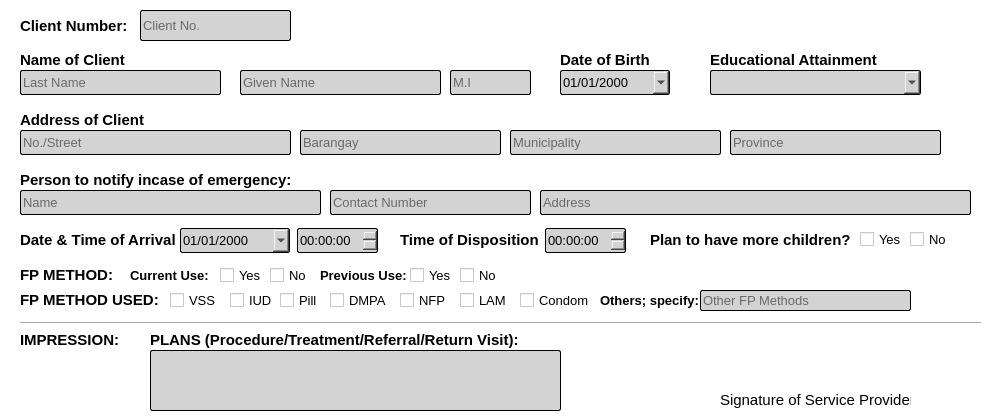
     <widget class="QWidget" name="personalInfo">
      <property name="styleSheet">
       <string notr="true">background-color: white;</string>
      </property>
      <widget class="QLineEdit" name="clientNumMSR">
       <property name="geometry">
        <rect>
         <x>140</x>
         <y>10</y>
         <width>151</width>
         <height>31</height>
        </rect>
       </property>
       <property name="font">
        <font>
         <family>Arial</family>
         <pointsize>10</pointsize>
         <weight>50</weight>
         <bold>false</bold>
        </font>
       </property>
       <property name="styleSheet">
        <string notr="true">background-color: lightgray;
border: 1px solid black;
border-radius: 2px;
</string>
       </property>
       <property name="placeholderText">
        <string>Client No.</string>
       </property>
      </widget>
      <widget class="QLabel" name="label_34">
       <property name="geometry">
        <rect>
         <x>20</x>
         <y>50</y>
         <width>121</width>
         <height>20</height>
        </rect>
       </property>
       <property name="font">
        <font>
         <family>Arial</family>
         <pointsize>11</pointsize>
         <weight>75</weight>
         <bold>true</bold>
        </font>
       </property>
       <property name="text">
        <string>Name of Client</string>
       </property>
      </widget>
      <widget class="QLineEdit" name="clientLName">
       <property name="geometry">
        <rect>
         <x>20</x>
         <y>70</y>
         <width>201</width>
         <height>25</height>
        </rect>
       </property>
       <property name="font">
        <font>
         <family>Arial</family>
         <pointsize>10</pointsize>
         <weight>50</weight>
         <bold>false</bold>
        </font>
       </property>
       <property name="styleSheet">
        <string notr="true">background-color: lightgray;
border: 1px solid black;
border-radius: 2px;
</string>
       </property>
       <property name="placeholderText">
        <string>Last Name</string>
       </property>
      </widget>
      <widget class="QLineEdit" name="clientFname">
       <property name="geometry">
        <rect>
         <x>240</x>
         <y>70</y>
         <width>201</width>
         <height>25</height>
        </rect>
       </property>
       <property name="font">
        <font>
         <family>Arial</family>
         <pointsize>10</pointsize>
         <weight>50</weight>
         <bold>false</bold>
        </font>
       </property>
       <property name="styleSheet">
        <string notr="true">background-color: lightgray;
border: 1px solid black;
border-radius: 2px;
</string>
       </property>
       <property name="placeholderText">
        <string>Given Name</string>
       </property>
      </widget>
      <widget class="QLineEdit" name="clientMidI">
       <property name="geometry">
        <rect>
         <x>450</x>
         <y>70</y>
         <width>81</width>
         <height>25</height>
        </rect>
       </property>
       <property name="font">
        <font>
         <family>Arial</family>
         <pointsize>10</pointsize>
         <weight>50</weight>
         <bold>false</bold>
        </font>
       </property>
       <property name="styleSheet">
        <string notr="true">background-color: lightgray;
border: 1px solid black;
border-radius: 2px;
</string>
       </property>
       <property name="placeholderText">
        <string>M.I</string>
       </property>
      </widget>
      <widget class="QLabel" name="label_35">
       <property name="geometry">
        <rect>
         <x>20</x>
         <y>110</y>
         <width>141</width>
         <height>20</height>
        </rect>
       </property>
       <property name="font">
        <font>
         <family>Arial</family>
         <pointsize>11</pointsize>
         <weight>75</weight>
         <bold>true</bold>
        </font>
       </property>
       <property name="text">
        <string>Address of Client</string>
       </property>
      </widget>
      <widget class="QLineEdit" name="clientNSAdd">
       <property name="geometry">
        <rect>
         <x>20</x>
         <y>130</y>
         <width>271</width>
         <height>25</height>
        </rect>
       </property>
       <property name="font">
        <font>
         <family>Arial</family>
         <pointsize>10</pointsize>
         <weight>50</weight>
         <bold>false</bold>
        </font>
       </property>
       <property name="styleSheet">
        <string notr="true">background-color: lightgray;
border: 1px solid black;
border-radius: 2px;
</string>
       </property>
       <property name="placeholderText">
        <string>No./Street</string>
       </property>
      </widget>
      <widget class="QLineEdit" name="clientBarAdd">
       <property name="geometry">
        <rect>
         <x>300</x>
         <y>130</y>
         <width>201</width>
         <height>25</height>
        </rect>
       </property>
       <property name="font">
        <font>
         <family>Arial</family>
         <pointsize>10</pointsize>
         <weight>50</weight>
         <bold>false</bold>
        </font>
       </property>
       <property name="styleSheet">
        <string notr="true">background-color: lightgray;
border: 1px solid black;
border-radius: 2px;
</string>
       </property>
       <property name="placeholderText">
        <string>Barangay</string>
       </property>
      </widget>
      <widget class="QLineEdit" name="clientMuniAdd">
       <property name="geometry">
        <rect>
         <x>510</x>
         <y>130</y>
         <width>211</width>
         <height>25</height>
        </rect>
       </property>
       <property name="font">
        <font>
         <family>Arial</family>
         <pointsize>10</pointsize>
         <weight>50</weight>
         <bold>false</bold>
        </font>
       </property>
       <property name="styleSheet">
        <string notr="true">background-color: lightgray;
border: 1px solid black;
border-radius: 2px;
</string>
       </property>
       <property name="placeholderText">
        <string>Municipality</string>
       </property>
      </widget>
      <widget class="QLineEdit" name="clientProvAdd">
       <property name="geometry">
        <rect>
         <x>730</x>
         <y>130</y>
         <width>211</width>
         <height>25</height>
        </rect>
       </property>
       <property name="font">
        <font>
         <family>Arial</family>
         <pointsize>10</pointsize>
         <weight>50</weight>
         <bold>false</bold>
        </font>
       </property>
       <property name="styleSheet">
        <string notr="true">background-color: lightgray;
border: 1px solid black;
border-radius: 2px;
</string>
       </property>
       <property name="placeholderText">
        <string>Province</string>
       </property>
      </widget>
      <widget class="QLabel" name="label_36">
       <property name="geometry">
        <rect>
         <x>710</x>
         <y>50</y>
         <width>181</width>
         <height>20</height>
        </rect>
       </property>
       <property name="font">
        <font>
         <family>Arial</family>
         <pointsize>11</pointsize>
         <weight>75</weight>
         <bold>true</bold>
        </font>
       </property>
       <property name="text">
        <string>Educational Attainment</string>
       </property>
      </widget>
      <widget class="QLabel" name="label_37">
       <property name="geometry">
        <rect>
         <x>560</x>
         <y>50</y>
         <width>91</width>
         <height>20</height>
        </rect>
       </property>
       <property name="font">
        <font>
         <family>Arial</family>
         <pointsize>11</pointsize>
         <weight>75</weight>
         <bold>true</bold>
        </font>
       </property>
       <property name="text">
        <string>Date of Birth</string>
       </property>
      </widget>
      <widget class="QLabel" name="label_38">
       <property name="geometry">
        <rect>
         <x>20</x>
         <y>170</y>
         <width>291</width>
         <height>20</height>
        </rect>
       </property>
       <property name="font">
        <font>
         <family>Arial</family>
         <pointsize>11</pointsize>
         <weight>75</weight>
         <bold>true</bold>
        </font>
       </property>
       <property name="text">
        <string>Person to notify incase of emergency:</string>
       </property>
      </widget>
      <widget class="QComboBox" name="clientEduAtt">
       <property name="geometry">
        <rect>
         <x>710</x>
         <y>70</y>
         <width>211</width>
         <height>25</height>
        </rect>
       </property>
       <property name="font">
        <font>
         <family>Arial</family>
         <pointsize>10</pointsize>
        </font>
       </property>
       <property name="styleSheet">
        <string notr="true">background-color: lightgray;
border: 1px solid black;
border-radius: 2px;
</string>
       </property>
       <item>
        <property name="text">
         <string/>
        </property>
       </item>
       <item>
        <property name="text">
         <string>Elementary Graduate</string>
        </property>
       </item>
       <item>
        <property name="text">
         <string>Highschool Graduate</string>
        </property>
       </item>
       <item>
        <property name="text">
         <string>Associate's Degree</string>
        </property>
       </item>
       <item>
        <property name="text">
         <string>Bachelor's Degree</string>
        </property>
       </item>
       <item>
        <property name="text">
         <string>Master's Degree</string>
        </property>
       </item>
       <item>
        <property name="text">
         <string>Doctorate</string>
        </property>
       </item>
      </widget>
      <widget class="QLineEdit" name="PNEName">
       <property name="geometry">
        <rect>
         <x>20</x>
         <y>190</y>
         <width>301</width>
         <height>25</height>
        </rect>
       </property>
       <property name="font">
        <font>
         <family>Arial</family>
         <pointsize>10</pointsize>
         <weight>50</weight>
         <bold>false</bold>
        </font>
       </property>
       <property name="styleSheet">
        <string notr="true">background-color: lightgray;
border: 1px solid black;
border-radius: 2px;
</string>
       </property>
       <property name="placeholderText">
        <string>Name</string>
       </property>
      </widget>
      <widget class="QLineEdit" name="PNEContact">
       <property name="geometry">
        <rect>
         <x>330</x>
         <y>190</y>
         <width>201</width>
         <height>25</height>
        </rect>
       </property>
       <property name="font">
        <font>
         <family>Arial</family>
         <pointsize>10</pointsize>
         <weight>50</weight>
         <bold>false</bold>
        </font>
       </property>
       <property name="styleSheet">
        <string notr="true">background-color: lightgray;
border: 1px solid black;
border-radius: 2px;
</string>
       </property>
       <property name="placeholderText">
        <string>Contact Number</string>
       </property>
      </widget>
      <widget class="QLineEdit" name="PNEAdd">
       <property name="geometry">
        <rect>
         <x>540</x>
         <y>190</y>
         <width>431</width>
         <height>25</height>
        </rect>
       </property>
       <property name="font">
        <font>
         <family>Arial</family>
         <pointsize>10</pointsize>
         <weight>50</weight>
         <bold>false</bold>
        </font>
       </property>
       <property name="styleSheet">
        <string notr="true">background-color: lightgray;
border: 1px solid black;
border-radius: 2px;
</string>
       </property>
       <property name="placeholderText">
        <string>Address</string>
       </property>
      </widget>
      <widget class="QLabel" name="label_39">
       <property name="geometry">
        <rect>
         <x>20</x>
         <y>230</y>
         <width>171</width>
         <height>20</height>
        </rect>
       </property>
       <property name="font">
        <font>
         <family>Arial</family>
         <pointsize>11</pointsize>
         <weight>75</weight>
         <bold>true</bold>
        </font>
       </property>
       <property name="text">
        <string>Date &amp; Time of Arrival</string>
       </property>
      </widget>
      <widget class="QDateEdit" name="clientDateArrival">
       <property name="geometry">
        <rect>
         <x>180</x>
         <y>228</y>
         <width>110</width>
         <height>25</height>
        </rect>
       </property>
       <property name="font">
        <font>
         <family>Arial</family>
         <pointsize>10</pointsize>
        </font>
       </property>
       <property name="styleSheet">
        <string notr="true">background-color: lightgray;
border: 1px solid black;
border-radius: 2px;
color: black;</string>
       </property>
       <property name="displayFormat">
        <string>MM/dd/yyyy</string>
       </property>
       <property name="calendarPopup">
        <bool>true</bool>
       </property>
      </widget>
      <widget class="QDateEdit" name="clientDOB">
       <property name="geometry">
        <rect>
         <x>560</x>
         <y>70</y>
         <width>110</width>
         <height>25</height>
        </rect>
       </property>
       <property name="font">
        <font>
         <family>Arial</family>
         <pointsize>10</pointsize>
        </font>
       </property>
       <property name="styleSheet">
        <string notr="true">background-color: lightgray;
border: 1px solid black;
border-radius: 2px;
color: black;</string>
       </property>
       <property name="displayFormat">
        <string>MM/dd/yyyy</string>
       </property>
       <property name="calendarPopup">
        <bool>true</bool>
       </property>
      </widget>
      <widget class="QTimeEdit" name="clientTimeArrival">
       <property name="geometry">
        <rect>
         <x>297</x>
         <y>228</y>
         <width>81</width>
         <height>25</height>
        </rect>
       </property>
       <property name="font">
        <font>
         <family>Arial</family>
         <pointsize>10</pointsize>
        </font>
       </property>
       <property name="styleSheet">
        <string notr="true">background-color: lightgray;
border: 1px solid black;
border-radius: 2px;
</string>
       </property>
      </widget>
      <widget class="QLabel" name="label_40">
       <property name="geometry">
        <rect>
         <x>400</x>
         <y>230</y>
         <width>141</width>
         <height>20</height>
        </rect>
       </property>
       <property name="font">
        <font>
         <family>Arial</family>
         <pointsize>11</pointsize>
         <weight>75</weight>
         <bold>true</bold>
        </font>
       </property>
       <property name="text">
        <string>Time of Disposition</string>
       </property>
      </widget>
      <widget class="QTimeEdit" name="clientTimeDis">
       <property name="geometry">
        <rect>
         <x>545</x>
         <y>228</y>
         <width>81</width>
         <height>25</height>
        </rect>
       </property>
       <property name="font">
        <font>
         <family>Arial</family>
         <pointsize>10</pointsize>
        </font>
       </property>
       <property name="styleSheet">
        <string notr="true">background-color: lightgray;
border: 1px solid black;
border-radius: 2px;
</string>
       </property>
       <property name="calendarPopup">
        <bool>false</bool>
       </property>
      </widget>
      <widget class="QLabel" name="label_41">
       <property name="geometry">
        <rect>
         <x>650</x>
         <y>230</y>
         <width>201</width>
         <height>20</height>
        </rect>
       </property>
       <property name="font">
        <font>
         <family>Arial</family>
         <pointsize>11</pointsize>
         <weight>75</weight>
         <bold>true</bold>
        </font>
       </property>
       <property name="text">
        <string>Plan to have more children?</string>
       </property>
      </widget>
      <widget class="QCheckBox" name="planMoreKidYes">
       <property name="geometry">
        <rect>
         <x>860</x>
         <y>231</y>
         <width>51</width>
         <height>17</height>
        </rect>
       </property>
       <property name="font">
        <font>
         <family>Arial</family>
         <pointsize>10</pointsize>
        </font>
       </property>
       <property name="text">
        <string>Yes</string>
       </property>
      </widget>
      <widget class="QCheckBox" name="planMoreKidNo">
       <property name="geometry">
        <rect>
         <x>910</x>
         <y>231</y>
         <width>51</width>
         <height>17</height>
        </rect>
       </property>
       <property name="font">
        <font>
         <family>Arial</family>
         <pointsize>10</pointsize>
        </font>
       </property>
       <property name="text">
        <string>No</string>
       </property>
      </widget>
      <widget class="QLabel" name="label_42">
       <property name="geometry">
        <rect>
         <x>20</x>
         <y>265</y>
         <width>101</width>
         <height>20</height>
        </rect>
       </property>
       <property name="font">
        <font>
         <family>Arial</family>
         <pointsize>11</pointsize>
         <weight>75</weight>
         <bold>true</bold>
        </font>
       </property>
       <property name="text">
        <string>FP METHOD:</string>
       </property>
      </widget>
      <widget class="Line" name="line">
       <property name="geometry">
        <rect>
         <x>20</x>
         <y>315</y>
         <width>961</width>
         <height>16</height>
        </rect>
       </property>
       <property name="orientation">
        <enum>Qt::Horizontal</enum>
       </property>
      </widget>
      <widget class="QLabel" name="label_43">
       <property name="geometry">
        <rect>
         <x>130</x>
         <y>265</y>
         <width>81</width>
         <height>20</height>
        </rect>
       </property>
       <property name="font">
        <font>
         <family>Arial</family>
         <pointsize>10</pointsize>
         <weight>75</weight>
         <bold>true</bold>
        </font>
       </property>
       <property name="text">
        <string>Current Use:</string>
       </property>
      </widget>
      <widget class="QCheckBox" name="FPMetCurrYes">
       <property name="geometry">
        <rect>
         <x>220</x>
         <y>265</y>
         <width>41</width>
         <height>20</height>
        </rect>
       </property>
       <property name="font">
        <font>
         <family>Arial</family>
         <pointsize>10</pointsize>
        </font>
       </property>
       <property name="text">
        <string>Yes</string>
       </property>
      </widget>
      <widget class="QCheckBox" name="FPMetCurrNo">
       <property name="geometry">
        <rect>
         <x>270</x>
         <y>265</y>
         <width>41</width>
         <height>20</height>
        </rect>
       </property>
       <property name="font">
        <font>
         <family>Arial</family>
         <pointsize>10</pointsize>
        </font>
       </property>
       <property name="text">
        <string>No</string>
       </property>
      </widget>
      <widget class="QLabel" name="label_44">
       <property name="geometry">
        <rect>
         <x>320</x>
         <y>265</y>
         <width>101</width>
         <height>20</height>
        </rect>
       </property>
       <property name="font">
        <font>
         <family>Arial</family>
         <pointsize>10</pointsize>
         <weight>75</weight>
         <bold>true</bold>
        </font>
       </property>
       <property name="text">
        <string>Previous Use:</string>
       </property>
      </widget>
      <widget class="QCheckBox" name="FPMetPrevYes">
       <property name="geometry">
        <rect>
         <x>410</x>
         <y>265</y>
         <width>41</width>
         <height>20</height>
        </rect>
       </property>
       <property name="font">
        <font>
         <family>Arial</family>
         <pointsize>10</pointsize>
        </font>
       </property>
       <property name="text">
        <string>Yes</string>
       </property>
      </widget>
      <widget class="QCheckBox" name="FPMetPrevNo">
       <property name="geometry">
        <rect>
         <x>460</x>
         <y>265</y>
         <width>41</width>
         <height>20</height>
        </rect>
       </property>
       <property name="font">
        <font>
         <family>Arial</family>
         <pointsize>10</pointsize>
        </font>
       </property>
       <property name="text">
        <string>No</string>
       </property>
      </widget>
      <widget class="QLabel" name="label_45">
       <property name="geometry">
        <rect>
         <x>20</x>
         <y>290</y>
         <width>141</width>
         <height>20</height>
        </rect>
       </property>
       <property name="font">
        <font>
         <family>Arial</family>
         <pointsize>11</pointsize>
         <weight>75</weight>
         <bold>true</bold>
        </font>
       </property>
       <property name="text">
        <string>FP METHOD USED:</string>
       </property>
      </widget>
      <widget class="QCheckBox" name="FPMETUvss">
       <property name="geometry">
        <rect>
         <x>170</x>
         <y>290</y>
         <width>51</width>
         <height>20</height>
        </rect>
       </property>
       <property name="font">
        <font>
         <family>Arial</family>
         <pointsize>10</pointsize>
        </font>
       </property>
       <property name="text">
        <string>VSS</string>
       </property>
      </widget>
      <widget class="QCheckBox" name="FPMETUiud">
       <property name="geometry">
        <rect>
         <x>230</x>
         <y>290</y>
         <width>51</width>
         <height>20</height>
        </rect>
       </property>
       <property name="font">
        <font>
         <family>Arial</family>
         <pointsize>10</pointsize>
        </font>
       </property>
       <property name="text">
        <string>IUD</string>
       </property>
      </widget>
      <widget class="QCheckBox" name="FPMETUpill">
       <property name="geometry">
        <rect>
         <x>280</x>
         <y>290</y>
         <width>51</width>
         <height>20</height>
        </rect>
       </property>
       <property name="font">
        <font>
         <family>Arial</family>
         <pointsize>10</pointsize>
        </font>
       </property>
       <property name="text">
        <string>Pill</string>
       </property>
      </widget>
      <widget class="QCheckBox" name="FPMETUdmpa">
       <property name="geometry">
        <rect>
         <x>330</x>
         <y>290</y>
         <width>61</width>
         <height>20</height>
        </rect>
       </property>
       <property name="font">
        <font>
         <family>Arial</family>
         <pointsize>10</pointsize>
        </font>
       </property>
       <property name="text">
        <string>DMPA</string>
       </property>
      </widget>
      <widget class="QCheckBox" name="FPMETUnfp">
       <property name="geometry">
        <rect>
         <x>400</x>
         <y>290</y>
         <width>61</width>
         <height>20</height>
        </rect>
       </property>
       <property name="font">
        <font>
         <family>Arial</family>
         <pointsize>10</pointsize>
        </font>
       </property>
       <property name="text">
        <string>NFP</string>
       </property>
      </widget>
      <widget class="QCheckBox" name="FPMETUlam">
       <property name="geometry">
        <rect>
         <x>460</x>
         <y>290</y>
         <width>61</width>
         <height>20</height>
        </rect>
       </property>
       <property name="font">
        <font>
         <family>Arial</family>
         <pointsize>10</pointsize>
        </font>
       </property>
       <property name="text">
        <string>LAM</string>
       </property>
      </widget>
      <widget class="QCheckBox" name="FPMETUcondom">
       <property name="geometry">
        <rect>
         <x>520</x>
         <y>290</y>
         <width>71</width>
         <height>20</height>
        </rect>
       </property>
       <property name="font">
        <font>
         <family>Arial</family>
         <pointsize>10</pointsize>
        </font>
       </property>
       <property name="text">
        <string>Condom</string>
       </property>
      </widget>
      <widget class="QLabel" name="label_46">
       <property name="geometry">
        <rect>
         <x>600</x>
         <y>290</y>
         <width>101</width>
         <height>20</height>
        </rect>
       </property>
       <property name="font">
        <font>
         <family>Arial</family>
         <pointsize>10</pointsize>
         <weight>75</weight>
         <bold>true</bold>
        </font>
       </property>
       <property name="text">
        <string>Others; specify:</string>
       </property>
      </widget>
      <widget class="QLineEdit" name="FPMETUothers">
       <property name="geometry">
        <rect>
         <x>700</x>
         <y>290</y>
         <width>211</width>
         <height>21</height>
        </rect>
       </property>
       <property name="font">
        <font>
         <family>Arial</family>
         <pointsize>10</pointsize>
         <weight>50</weight>
         <bold>false</bold>
        </font>
       </property>
       <property name="styleSheet">
        <string notr="true">background-color: lightgray;
border: 1px solid black;
border-radius: 2px;
</string>
       </property>
       <property name="placeholderText">
        <string>Other FP Methods</string>
       </property>
      </widget>
      <widget class="QLabel" name="label_47">
       <property name="geometry">
        <rect>
         <x>20</x>
         <y>330</y>
         <width>101</width>
         <height>20</height>
        </rect>
       </property>
       <property name="font">
        <font>
         <family>Arial</family>
         <pointsize>11</pointsize>
         <weight>75</weight>
         <bold>true</bold>
        </font>
       </property>
       <property name="text">
        <string>IMPRESSION:</string>
       </property>
      </widget>
      <widget class="QLabel" name="label_48">
       <property name="geometry">
        <rect>
         <x>150</x>
         <y>330</y>
         <width>371</width>
         <height>20</height>
        </rect>
       </property>
       <property name="font">
        <font>
         <family>Arial</family>
         <pointsize>11</pointsize>
         <weight>75</weight>
         <bold>true</bold>
        </font>
       </property>
       <property name="text">
        <string>PLANS (Procedure/Treatment/Referral/Return Visit):</string>
       </property>
      </widget>
      <widget class="QTextEdit" name="textEditPLANS">
       <property name="geometry">
        <rect>
         <x>150</x>
         <y>350</y>
         <width>411</width>
         <height>61</height>
        </rect>
       </property>
       <property name="styleSheet">
        <string notr="true">background-color: lightgray;
border: 1px solid black;
border-radius: 2px;
</string>
       </property>
      </widget>
      <widget class="QLabel" name="label_49">
       <property name="geometry">
        <rect>
         <x>720</x>
         <y>390</y>
         <width>191</width>
         <height>20</height>
        </rect>
       </property>
       <property name="font">
        <font>
         <family>Arial</family>
         <pointsize>11</pointsize>
         <weight>50</weight>
         <bold>false</bold>
        </font>
       </property>
       <property name="text">
        <string>Signature of Service Provider</string>
       </property>
      </widget>
      <widget class="QLabel" name="label_194">
       <property name="geometry">
        <rect>
         <x>20</x>
         <y>10</y>
         <width>111</width>
         <height>31</height>
        </rect>
       </property>
       <property name="font">
        <font>
         <family>Arial</family>
         <pointsize>11</pointsize>
         <weight>75</weight>
         <bold>true</bold>
        </font>
       </property>
       <property name="text">
        <string>Client Number:</string>
       </property>
      </widget>
     </widget>
